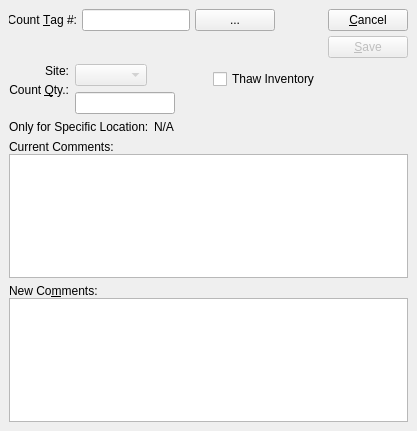
<?xml version="1.0" encoding="UTF-8"?>
<ui version="4.0">
 <comment>This file is part of the xTuple ERP: PostBooks Edition, a free and
open source Enterprise Resource Planning software suite,
Copyright (c) 1999-2019 by OpenMFG LLC, d/b/a xTuple.
It is licensed to you under the Common Public Attribution License
version 1.0, the full text of which (including xTuple-specific Exhibits)
is available at www.xtuple.com/CPAL.  By using this software, you agree
to be bound by its terms.</comment>
 <class>countTag</class>
 <widget class="QDialog" name="countTag">
  <property name="geometry">
   <rect>
    <x>0</x>
    <y>0</y>
    <width>417</width>
    <height>431</height>
   </rect>
  </property>
  <property name="windowTitle">
   <string>Count Tag</string>
  </property>
  <layout class="QGridLayout">
   <property name="margin">
    <number>9</number>
   </property>
   <property name="spacing">
    <number>6</number>
   </property>
   <item row="1" column="0">
    <layout class="QHBoxLayout">
     <property name="spacing">
      <number>6</number>
     </property>
     <property name="margin">
      <number>0</number>
     </property>
     <item>
      <layout class="QVBoxLayout">
       <property name="spacing">
        <number>5</number>
       </property>
       <property name="margin">
        <number>0</number>
       </property>
       <item>
        <widget class="QLabel" name="_warehouseLit">
         <property name="text">
          <string>Site:</string>
         </property>
         <property name="alignment">
          <set>Qt::AlignRight|Qt::AlignTrailing|Qt::AlignVCenter</set>
         </property>
         <property name="margin">
          <number>2</number>
         </property>
        </widget>
       </item>
       <item>
        <widget class="QLabel" name="_countQtyLit">
         <property name="text">
          <string>Count &amp;Qty.:</string>
         </property>
         <property name="alignment">
          <set>Qt::AlignRight|Qt::AlignTrailing|Qt::AlignVCenter</set>
         </property>
         <property name="margin">
          <number>2</number>
         </property>
         <property name="buddy">
          <cstring>_qty</cstring>
         </property>
        </widget>
       </item>
       <item>
        <spacer>
         <property name="orientation">
          <enum>Qt::Vertical</enum>
         </property>
         <property name="sizeHint" stdset="0">
          <size>
           <width>20</width>
           <height>40</height>
          </size>
         </property>
        </spacer>
       </item>
      </layout>
     </item>
     <item>
      <layout class="QVBoxLayout">
       <property name="spacing">
        <number>6</number>
       </property>
       <property name="margin">
        <number>0</number>
       </property>
       <item>
        <layout class="QHBoxLayout">
         <property name="spacing">
          <number>6</number>
         </property>
         <property name="margin">
          <number>0</number>
         </property>
         <item>
          <widget class="WComboBox" name="_warehouse">
           <property name="enabled">
            <bool>false</bool>
           </property>
          </widget>
         </item>
         <item>
          <spacer>
           <property name="orientation">
            <enum>Qt::Horizontal</enum>
           </property>
           <property name="sizeHint" stdset="0">
            <size>
             <width>40</width>
             <height>0</height>
            </size>
           </property>
          </spacer>
         </item>
        </layout>
       </item>
       <item>
        <widget class="XLineEdit" name="_qty">
         <property name="minimumSize">
          <size>
           <width>0</width>
           <height>0</height>
          </size>
         </property>
         <property name="maximumSize">
          <size>
           <width>100</width>
           <height>32767</height>
          </size>
         </property>
         <property name="alignment">
          <set>Qt::AlignRight</set>
         </property>
        </widget>
       </item>
       <item>
        <spacer>
         <property name="orientation">
          <enum>Qt::Vertical</enum>
         </property>
         <property name="sizeHint" stdset="0">
          <size>
           <width>100</width>
           <height>16</height>
          </size>
         </property>
        </spacer>
       </item>
      </layout>
     </item>
     <item>
      <spacer>
       <property name="orientation">
        <enum>Qt::Horizontal</enum>
       </property>
       <property name="sizeType">
        <enum>QSizePolicy::Preferred</enum>
       </property>
       <property name="sizeHint" stdset="0">
        <size>
         <width>20</width>
         <height>20</height>
        </size>
       </property>
      </spacer>
     </item>
    </layout>
   </item>
   <item row="1" column="1">
    <layout class="QVBoxLayout">
     <property name="spacing">
      <number>0</number>
     </property>
     <property name="margin">
      <number>0</number>
     </property>
     <item>
      <layout class="QHBoxLayout">
       <property name="spacing">
        <number>0</number>
       </property>
       <property name="margin">
        <number>0</number>
       </property>
       <item>
        <widget class="QCheckBox" name="_thaw">
         <property name="text">
          <string>Thaw Inventory</string>
         </property>
        </widget>
       </item>
       <item>
        <spacer>
         <property name="orientation">
          <enum>Qt::Horizontal</enum>
         </property>
         <property name="sizeType">
          <enum>QSizePolicy::Expanding</enum>
         </property>
         <property name="sizeHint" stdset="0">
          <size>
           <width>20</width>
           <height>20</height>
          </size>
         </property>
        </spacer>
       </item>
      </layout>
     </item>
     <item>
      <spacer>
       <property name="orientation">
        <enum>Qt::Vertical</enum>
       </property>
       <property name="sizeType">
        <enum>QSizePolicy::Preferred</enum>
       </property>
       <property name="sizeHint" stdset="0">
        <size>
         <width>20</width>
         <height>20</height>
        </size>
       </property>
      </spacer>
     </item>
    </layout>
   </item>
   <item row="4" column="0" colspan="2">
    <layout class="QVBoxLayout">
     <property name="spacing">
      <number>0</number>
     </property>
     <property name="margin">
      <number>0</number>
     </property>
     <item>
      <widget class="QLabel" name="_newCommentsLit">
       <property name="text">
        <string>New Co&amp;mments:</string>
       </property>
       <property name="alignment">
        <set>Qt::AlignLeading|Qt::AlignLeft|Qt::AlignVCenter</set>
       </property>
       <property name="buddy">
        <cstring>_newComments</cstring>
       </property>
      </widget>
     </item>
     <item>
      <widget class="QTextEdit" name="_newComments"/>
     </item>
    </layout>
   </item>
   <item row="3" column="0" colspan="2">
    <layout class="QVBoxLayout">
     <property name="spacing">
      <number>0</number>
     </property>
     <property name="margin">
      <number>0</number>
     </property>
     <item>
      <widget class="QLabel" name="_currentCommentsLit">
       <property name="text">
        <string>Current Comments:</string>
       </property>
       <property name="alignment">
        <set>Qt::AlignLeading|Qt::AlignLeft|Qt::AlignVCenter</set>
       </property>
      </widget>
     </item>
     <item>
      <widget class="QTextEdit" name="_currentComments">
       <property name="enabled">
        <bool>true</bool>
       </property>
       <property name="readOnly">
        <bool>true</bool>
       </property>
      </widget>
     </item>
    </layout>
   </item>
   <item row="2" column="0" colspan="2">
    <layout class="QHBoxLayout">
     <property name="spacing">
      <number>5</number>
     </property>
     <property name="margin">
      <number>0</number>
     </property>
     <item>
      <widget class="QLabel" name="_locationLit">
       <property name="text">
        <string>Only for Specific Location:</string>
       </property>
      </widget>
     </item>
     <item>
      <widget class="QLabel" name="_location">
       <property name="sizePolicy">
        <sizepolicy hsizetype="Expanding" vsizetype="Preferred">
         <horstretch>0</horstretch>
         <verstretch>0</verstretch>
        </sizepolicy>
       </property>
       <property name="text">
        <string>N/A</string>
       </property>
      </widget>
     </item>
    </layout>
   </item>
   <item row="0" column="0" colspan="2">
    <layout class="QHBoxLayout">
     <property name="spacing">
      <number>5</number>
     </property>
     <property name="margin">
      <number>0</number>
     </property>
     <item>
      <layout class="QVBoxLayout">
       <property name="spacing">
        <number>5</number>
       </property>
       <property name="margin">
        <number>0</number>
       </property>
       <item>
        <layout class="QHBoxLayout">
         <property name="spacing">
          <number>5</number>
         </property>
         <property name="margin">
          <number>0</number>
         </property>
         <item>
          <widget class="QLabel" name="_countTagNumberLit">
           <property name="text">
            <string>Count &amp;Tag #:</string>
           </property>
           <property name="alignment">
            <set>Qt::AlignRight|Qt::AlignTrailing|Qt::AlignVCenter</set>
           </property>
           <property name="buddy">
            <cstring>_countTagList</cstring>
           </property>
          </widget>
         </item>
         <item>
          <widget class="XLineEdit" name="_countTagNumber">
           <property name="enabled">
            <bool>true</bool>
           </property>
          </widget>
         </item>
         <item>
          <widget class="QPushButton" name="_countTagList">
           <property name="focusPolicy">
            <enum>Qt::NoFocus</enum>
           </property>
           <property name="text">
            <string>...</string>
           </property>
          </widget>
         </item>
         <item>
          <spacer>
           <property name="orientation">
            <enum>Qt::Horizontal</enum>
           </property>
           <property name="sizeType">
            <enum>QSizePolicy::Expanding</enum>
           </property>
           <property name="sizeHint" stdset="0">
            <size>
             <width>20</width>
             <height>20</height>
            </size>
           </property>
          </spacer>
         </item>
        </layout>
       </item>
       <item>
        <widget class="ItemCluster" name="_item"/>
       </item>
      </layout>
     </item>
     <item>
      <spacer>
       <property name="orientation">
        <enum>Qt::Horizontal</enum>
       </property>
       <property name="sizeType">
        <enum>QSizePolicy::Expanding</enum>
       </property>
       <property name="sizeHint" stdset="0">
        <size>
         <width>20</width>
         <height>20</height>
        </size>
       </property>
      </spacer>
     </item>
     <item>
      <layout class="QVBoxLayout">
       <property name="spacing">
        <number>5</number>
       </property>
       <property name="margin">
        <number>0</number>
       </property>
       <item>
        <widget class="QPushButton" name="_close">
         <property name="text">
          <string>&amp;Cancel</string>
         </property>
        </widget>
       </item>
       <item>
        <widget class="QPushButton" name="_enter">
         <property name="enabled">
          <bool>false</bool>
         </property>
         <property name="text">
          <string>&amp;Save</string>
         </property>
         <property name="default">
          <bool>true</bool>
         </property>
        </widget>
       </item>
       <item>
        <spacer>
         <property name="orientation">
          <enum>Qt::Vertical</enum>
         </property>
         <property name="sizeType">
          <enum>QSizePolicy::Preferred</enum>
         </property>
         <property name="sizeHint" stdset="0">
          <size>
           <width>20</width>
           <height>20</height>
          </size>
         </property>
        </spacer>
       </item>
      </layout>
     </item>
    </layout>
   </item>
  </layout>
 </widget>
 <layoutdefault spacing="5" margin="5"/>
 <customwidgets>
  <customwidget>
   <class>ItemCluster</class>
   <extends>QWidget</extends>
   <header>itemcluster.h</header>
   <container>1</container>
  </customwidget>
  <customwidget>
   <class>WComboBox</class>
   <extends>XComboBox</extends>
   <header>wcombobox.h</header>
  </customwidget>
  <customwidget>
   <class>XComboBox</class>
   <extends>QComboBox</extends>
   <header>xcombobox.h</header>
  </customwidget>
  <customwidget>
   <class>XLineEdit</class>
   <extends>QLineEdit</extends>
   <header>xlineedit.h</header>
   <container>1</container>
  </customwidget>
 </customwidgets>
 <tabstops>
  <tabstop>_countTagNumber</tabstop>
  <tabstop>_item</tabstop>
  <tabstop>_warehouse</tabstop>
  <tabstop>_qty</tabstop>
  <tabstop>_thaw</tabstop>
  <tabstop>_currentComments</tabstop>
  <tabstop>_newComments</tabstop>
  <tabstop>_enter</tabstop>
  <tabstop>_close</tabstop>
 </tabstops>
 <resources/>
 <connections>
  <connection>
   <sender>_close</sender>
   <signal>clicked()</signal>
   <receiver>countTag</receiver>
   <slot>reject()</slot>
   <hints>
    <hint type="sourcelabel">
     <x>20</x>
     <y>20</y>
    </hint>
    <hint type="destinationlabel">
     <x>20</x>
     <y>20</y>
    </hint>
   </hints>
  </connection>
  <connection>
   <sender>_item</sender>
   <signal>valid(bool)</signal>
   <receiver>_enter</receiver>
   <slot>setEnabled(bool)</slot>
   <hints>
    <hint type="sourcelabel">
     <x>20</x>
     <y>20</y>
    </hint>
    <hint type="destinationlabel">
     <x>20</x>
     <y>20</y>
    </hint>
   </hints>
  </connection>
  <connection>
   <sender>_item</sender>
   <signal>warehouseIdChanged(int)</signal>
   <receiver>_warehouse</receiver>
   <slot>setId(int)</slot>
   <hints>
    <hint type="sourcelabel">
     <x>20</x>
     <y>20</y>
    </hint>
    <hint type="destinationlabel">
     <x>20</x>
     <y>20</y>
    </hint>
   </hints>
  </connection>
 </connections>
</ui>
